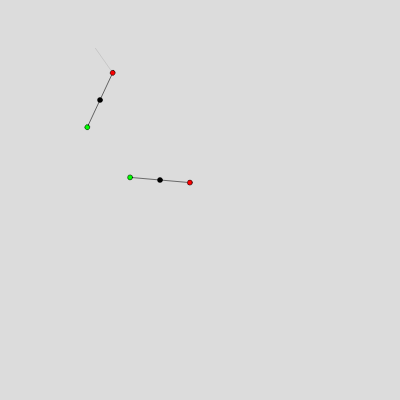
Frame 1 (no input)
Frame 60 (no input): identical to frame 1, image omitted
Frame 120 (the mouse pressed at the canvas centre since frame 60): identical to frame 1, image omitted

The p5.js sketch that drew this single still picture (run headless with seeded random() and noise() and a simulated clock; from frame 60 on, the mouse is pressed at the canvas centre):

// p5.js sketch
// ── sketch.js
let bar;

function Bar(x, y, a) {
  this.position = createVector(x, y);
  this.angle = a;
  this.angleVelocity = 1;
  this.r = 30;

  this.show = function() {
    push();
    fill(0);
    strokeWeight(0.5);
    translate(this.position.x, this.position.y);
    
    ellipse(0, 0, 5, 5);  
    rotate(this.angle);
    line(-this.r, 0, this.r, 0)
    fill(0, 255, 0);
    ellipse(-this.r, 0, 5, 5);  
    fill(255, 0, 0);
    ellipse(this.r, 0, 5, 5);  
    pop();
  }

  this.update = function() {
    //this.angle += this.angleVelocity;
  }
}

function setup() {
  createCanvas(400, 400);
  angleMode(DEGREES);
  bar1 = new Bar(100, 100, -65);
  bar2 = new Bar(160, 180, 5);
}

function draw() {
  background(220);
  
  bar1.update();
  bar2.update();
  bar1.show();
  bar2.show();

  push();
  stroke(1);
  strokeWeight(0.1);
  //line(bar1.position.x, bar1.position.y, bar2.position.x, bar2.position.y);

  var southDelta = createVector(bar1.r * cos(bar1.angle), bar1.r * sin(bar1.angle));
  var south = p5.Vector.add(bar1.position, southDelta);
  //ellipse(south.x, south.y, 10, 10);

  var southDelta2 = createVector(bar2.r * cos(bar2.angle), bar2.r * sin(bar2.angle));
  var south2 = p5.Vector.add(bar2.position, southDelta2);
  //ellipse(south.x, south.y, 10, 10);
  //console.log(south, south2);
  //line(south.x, south.y, south2.x, south2.y);

  var diff = p5.Vector.sub(south, south2).normalize().mult(30);
  var diff2 = p5.Vector.add(south, diff);
  line(south.x, south.y, diff2.x, diff2.y);

  console.log(southDelta.heading());

  //line(bar1.position.x, bar1.position.y, bar2.position.x, bar2.position.y);

  

  pop();
}
